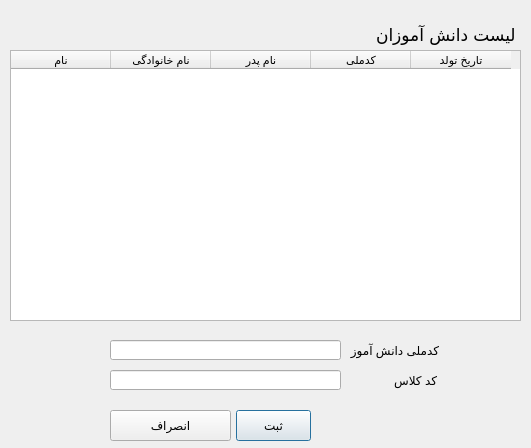
<?xml version="1.0" encoding="UTF-8"?>
<ui version="4.0">
 <class>Dialog</class>
 <widget class="QDialog" name="Dialog">
  <property name="geometry">
   <rect>
    <x>0</x>
    <y>0</y>
    <width>531</width>
    <height>448</height>
   </rect>
  </property>
  <property name="windowTitle">
   <string>Dialog</string>
  </property>
  <widget class="QTableWidget" name="student_table">
   <property name="geometry">
    <rect>
     <x>10</x>
     <y>50</y>
     <width>511</width>
     <height>271</height>
    </rect>
   </property>
   <property name="font">
    <font>
     <pointsize>8</pointsize>
    </font>
   </property>
   <column>
    <property name="text">
     <string>نام</string>
    </property>
   </column>
   <column>
    <property name="text">
     <string>نام خانوادگی</string>
    </property>
   </column>
   <column>
    <property name="text">
     <string>نام پدر</string>
    </property>
   </column>
   <column>
    <property name="text">
     <string>کدملی</string>
    </property>
   </column>
   <column>
    <property name="text">
     <string>تاریخ تولد</string>
    </property>
   </column>
  </widget>
  <widget class="QLabel" name="teacher_list">
   <property name="geometry">
    <rect>
     <x>340</x>
     <y>10</y>
     <width>181</width>
     <height>51</height>
    </rect>
   </property>
   <property name="font">
    <font>
     <family>B Nazanin</family>
     <pointsize>13</pointsize>
    </font>
   </property>
   <property name="text">
    <string> لیست دانش آموزان</string>
   </property>
  </widget>
  <widget class="QLabel" name="label">
   <property name="geometry">
    <rect>
     <x>348</x>
     <y>340</y>
     <width>91</width>
     <height>20</height>
    </rect>
   </property>
   <property name="text">
    <string>کدملی دانش آموز</string>
   </property>
  </widget>
  <widget class="QLineEdit" name="code">
   <property name="geometry">
    <rect>
     <x>110</x>
     <y>340</y>
     <width>231</width>
     <height>20</height>
    </rect>
   </property>
  </widget>
  <widget class="QLabel" name="label_2">
   <property name="geometry">
    <rect>
     <x>346</x>
     <y>370</y>
     <width>91</width>
     <height>20</height>
    </rect>
   </property>
   <property name="text">
    <string>کد کلاس</string>
   </property>
  </widget>
  <widget class="QLineEdit" name="id">
   <property name="geometry">
    <rect>
     <x>110</x>
     <y>370</y>
     <width>231</width>
     <height>20</height>
    </rect>
   </property>
  </widget>
  <widget class="QPushButton" name="submit">
   <property name="geometry">
    <rect>
     <x>236</x>
     <y>410</y>
     <width>75</width>
     <height>31</height>
    </rect>
   </property>
   <property name="text">
    <string>ثبت</string>
   </property>
  </widget>
  <widget class="QPushButton" name="back">
   <property name="geometry">
    <rect>
     <x>110</x>
     <y>410</y>
     <width>121</width>
     <height>31</height>
    </rect>
   </property>
   <property name="text">
    <string>انصراف</string>
   </property>
  </widget>
 </widget>
 <resources/>
 <connections/>
</ui>
